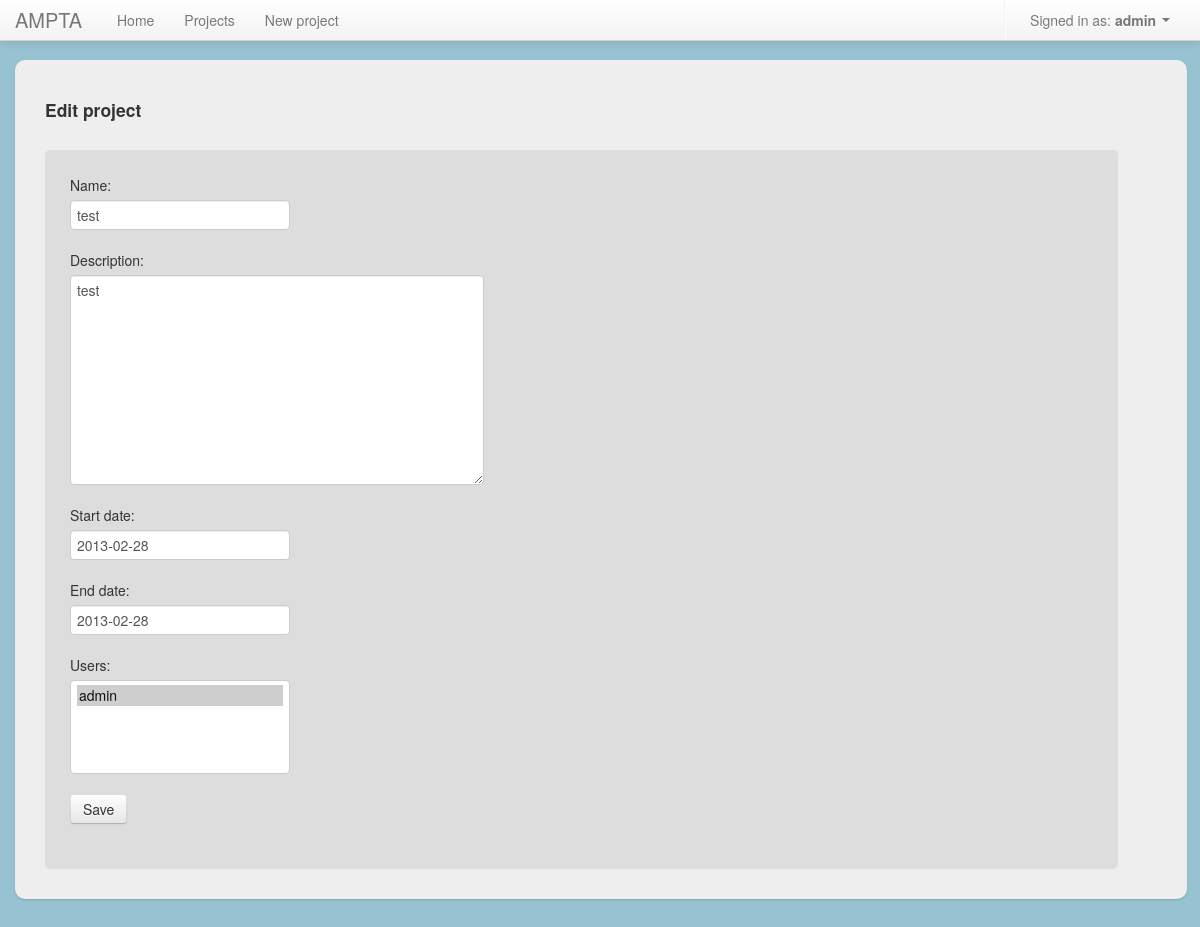
Page /project/1/edit/ (signed in) on the earlier database version.
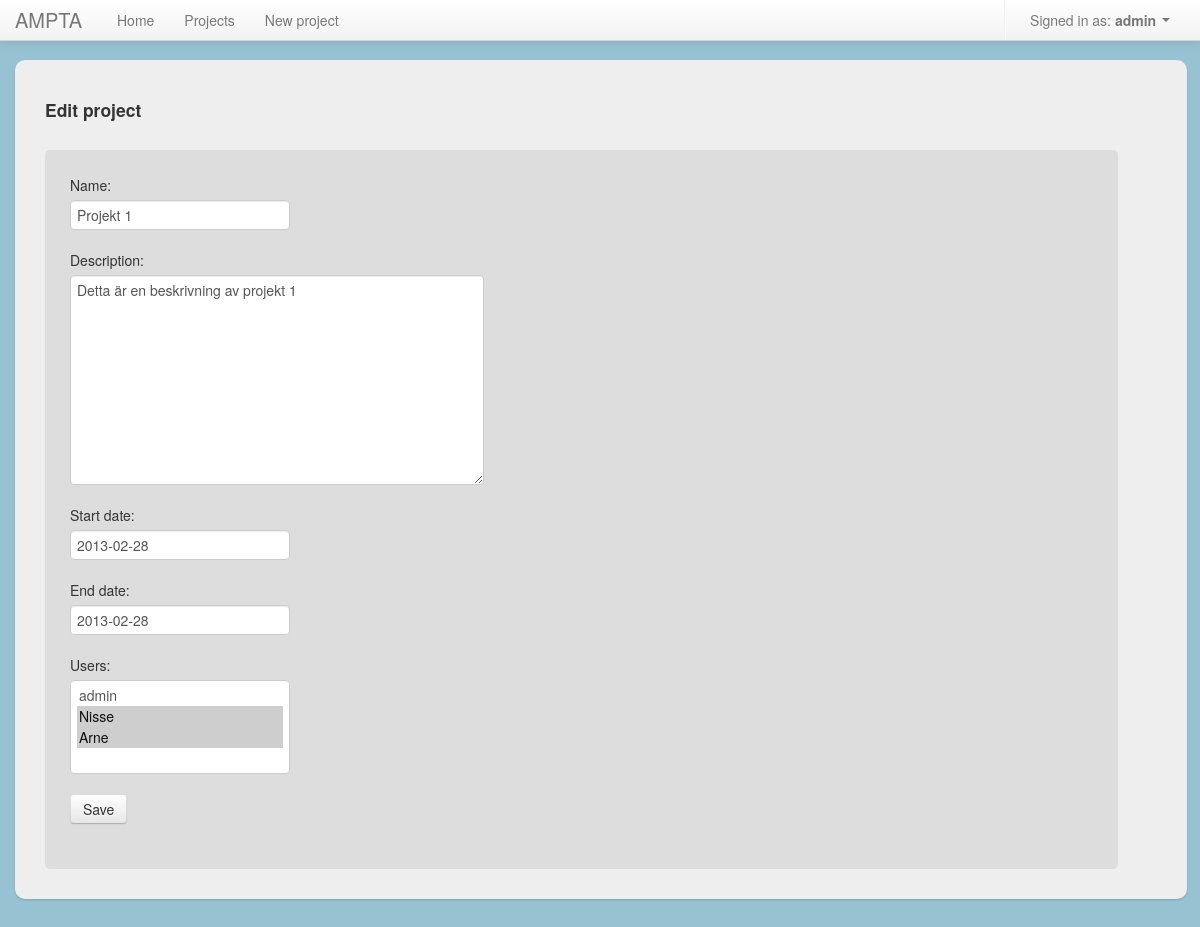
Same page on the later database version.
### project_app/models.py (models this page shows, shortened)
class Project(models.Model):
	name = models.CharField(max_length = 50)
	description = models.TextField()
	start_date = models.DateField('Start date')
	end_date = models.DateField('End date')
	date_added = models.DateField()
	date_updated = models.DateField()
	added_by_user = models.ForeignKey(User)
	users = models.ManyToManyField(User, related_name='projects')
	def owned_by_user(self, user):
		return self.added_by_user == user

### project_app/views.py (the view)
# urls.py: url(r'^project/(?P<project_id>\d+)/edit/$', 'project_app.views.project_edit', name="project_edit"),
@login_required
def project_edit(request, project_id):
	project = get_object_or_404(Project, pk = project_id)
	if project.owned_by_user(request.user):
		if request.method == "POST":
			form = ProjectForm(request.POST, instance = project)
			if form.is_valid():
				try:
					form.save()
					return redirect('project_manage')
				except:
					return HttpResponseServerError()
		else:
			form = ProjectForm(instance = project)
	else:
		return render(request, 'projects/edit.html', {"error_message": "You don't have permission to view the project"})
	return render(request, 'projects/edit.html', {"form": form}) #, "value" : "Update project"})

### project_app/models.py
class ProjectForm(ModelForm):
	class Meta:
		model = Project
		exclude = ('date_added', 'date_updated', 'added_by_user')

### templates/projects/edit.html (shortened to what this page needs)
{% extends "shared/base.html" %}
{% block content %}
	{% if error_message %}
    	<p>{{ error_message }}</p>
	{% else %}
		<h4>Edit project</h4>
		<div id="project_area">
			<form action="{{project_add}}" id="new_proj" method="POST"> {% csrf_token %}
				{{ form.as_p }}
				<input type="submit" class="btn" value="Save" />
			</form>
		</div>
	{% endif %}
{% endblock %}

Differences in the rows shown:
changed Project: name "test" → "Projekt 1"; description "test" → "Detta är en beskrivning av projekt 1"
Other differences:
form field users: "admin ☑" → "admin / Nisse ☑ / Arne ☑"
